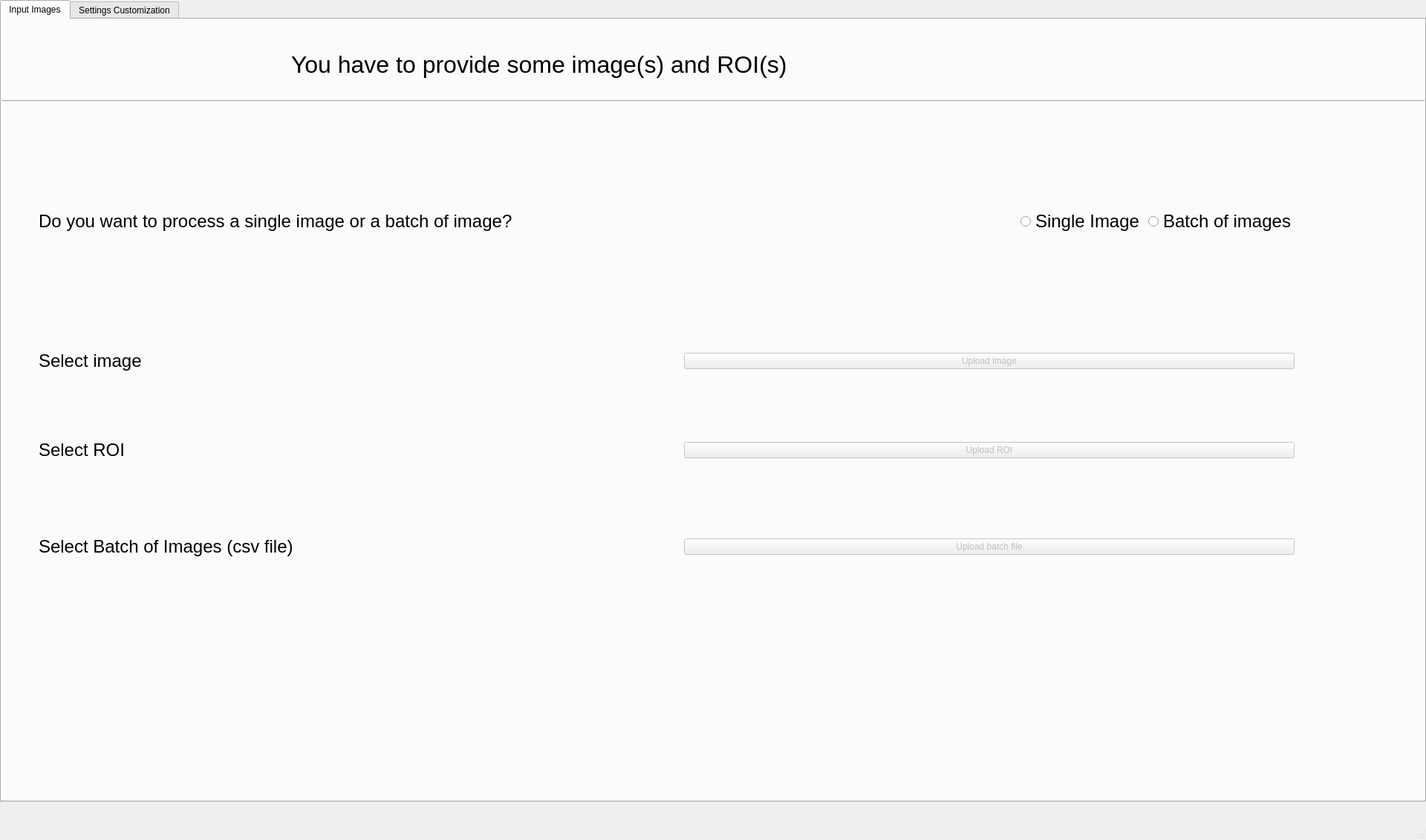
<?xml version="1.0" encoding="UTF-8"?>
<ui version="4.0">
 <class>MainWindow</class>
 <widget class="QMainWindow" name="MainWindow">
  <property name="geometry">
   <rect>
    <x>0</x>
    <y>0</y>
    <width>1920</width>
    <height>1131</height>
   </rect>
  </property>
  <property name="minimumSize">
   <size>
    <width>800</width>
    <height>600</height>
   </size>
  </property>
  <property name="maximumSize">
   <size>
    <width>1920</width>
    <height>1980</height>
   </size>
  </property>
  <property name="windowTitle">
   <string>MainWindow</string>
  </property>
  <property name="autoFillBackground">
   <bool>false</bool>
  </property>
  <widget class="QWidget" name="centralwidget">
   <property name="minimumSize">
    <size>
     <width>800</width>
     <height>600</height>
    </size>
   </property>
   <property name="maximumSize">
    <size>
     <width>1920</width>
     <height>1080</height>
    </size>
   </property>
   <widget class="QTabWidget" name="tabWidget">
    <property name="enabled">
     <bool>true</bool>
    </property>
    <property name="geometry">
     <rect>
      <x>0</x>
      <y>0</y>
      <width>1920</width>
      <height>1080</height>
     </rect>
    </property>
    <property name="minimumSize">
     <size>
      <width>800</width>
      <height>600</height>
     </size>
    </property>
    <property name="maximumSize">
     <size>
      <width>1920</width>
      <height>1080</height>
     </size>
    </property>
    <property name="currentIndex">
     <number>0</number>
    </property>
    <widget class="QWidget" name="tab">
     <property name="enabled">
      <bool>true</bool>
     </property>
     <property name="contextMenuPolicy">
      <enum>Qt::ActionsContextMenu</enum>
     </property>
     <attribute name="title">
      <string>Input Images</string>
     </attribute>
     <widget class="QWidget" name="horizontalLayoutWidget">
      <property name="geometry">
       <rect>
        <x>50</x>
        <y>250</y>
        <width>1691</width>
        <height>44</height>
       </rect>
      </property>
      <layout class="QHBoxLayout" name="horizontalLayout">
       <item>
        <widget class="QLabel" name="label">
         <property name="font">
          <font>
           <pointsize>18</pointsize>
          </font>
         </property>
         <property name="text">
          <string>Do you want to process a single image or a batch of image? </string>
         </property>
        </widget>
       </item>
       <item>
        <spacer name="horizontalSpacer">
         <property name="orientation">
          <enum>Qt::Horizontal</enum>
         </property>
         <property name="sizeHint" stdset="0">
          <size>
           <width>40</width>
           <height>20</height>
          </size>
         </property>
        </spacer>
       </item>
       <item>
        <widget class="QRadioButton" name="single_image_upload_radio">
         <property name="enabled">
          <bool>true</bool>
         </property>
         <property name="font">
          <font>
           <pointsize>18</pointsize>
          </font>
         </property>
         <property name="text">
          <string>Single Image</string>
         </property>
         <property name="checkable">
          <bool>true</bool>
         </property>
         <property name="autoRepeat">
          <bool>false</bool>
         </property>
        </widget>
       </item>
       <item>
        <widget class="QRadioButton" name="batch_images_upload_radio">
         <property name="font">
          <font>
           <pointsize>18</pointsize>
          </font>
         </property>
         <property name="text">
          <string>Batch of images</string>
         </property>
         <property name="checked">
          <bool>false</bool>
         </property>
        </widget>
       </item>
      </layout>
     </widget>
     <widget class="QLabel" name="label_2">
      <property name="geometry">
       <rect>
        <x>390</x>
        <y>20</y>
        <width>961</width>
        <height>81</height>
       </rect>
      </property>
      <property name="font">
       <font>
        <pointsize>24</pointsize>
       </font>
      </property>
      <property name="text">
       <string>You have to provide some image(s) and ROI(s) </string>
      </property>
     </widget>
     <widget class="QWidget" name="horizontalLayoutWidget_2">
      <property name="geometry">
       <rect>
        <x>50</x>
        <y>420</y>
        <width>1691</width>
        <height>80</height>
       </rect>
      </property>
      <layout class="QHBoxLayout" name="horizontalLayout_2">
       <item>
        <widget class="QLabel" name="label_3">
         <property name="minimumSize">
          <size>
           <width>100</width>
           <height>0</height>
          </size>
         </property>
         <property name="font">
          <font>
           <pointsize>18</pointsize>
          </font>
         </property>
         <property name="text">
          <string>Select image </string>
         </property>
        </widget>
       </item>
       <item>
        <spacer name="horizontalSpacer_2">
         <property name="orientation">
          <enum>Qt::Horizontal</enum>
         </property>
         <property name="sizeType">
          <enum>QSizePolicy::Minimum</enum>
         </property>
         <property name="sizeHint" stdset="0">
          <size>
           <width>40</width>
           <height>20</height>
          </size>
         </property>
        </spacer>
       </item>
       <item>
        <widget class="QPushButton" name="upload_image_btn">
         <property name="enabled">
          <bool>false</bool>
         </property>
         <property name="text">
          <string>Upload image</string>
         </property>
        </widget>
       </item>
      </layout>
     </widget>
     <widget class="Line" name="line">
      <property name="geometry">
       <rect>
        <x>-230</x>
        <y>100</y>
        <width>2281</width>
        <height>20</height>
       </rect>
      </property>
      <property name="orientation">
       <enum>Qt::Horizontal</enum>
      </property>
     </widget>
     <widget class="QWidget" name="horizontalLayoutWidget_3">
      <property name="geometry">
       <rect>
        <x>50</x>
        <y>540</y>
        <width>1691</width>
        <height>80</height>
       </rect>
      </property>
      <layout class="QHBoxLayout" name="horizontalLayout_3">
       <item>
        <widget class="QLabel" name="label_4">
         <property name="font">
          <font>
           <pointsize>18</pointsize>
          </font>
         </property>
         <property name="text">
          <string>Select ROI </string>
         </property>
        </widget>
       </item>
       <item>
        <spacer name="horizontalSpacer_3">
         <property name="orientation">
          <enum>Qt::Horizontal</enum>
         </property>
         <property name="sizeType">
          <enum>QSizePolicy::Minimum</enum>
         </property>
         <property name="sizeHint" stdset="0">
          <size>
           <width>40</width>
           <height>20</height>
          </size>
         </property>
        </spacer>
       </item>
       <item>
        <widget class="QPushButton" name="upload_ROI_btn">
         <property name="enabled">
          <bool>false</bool>
         </property>
         <property name="text">
          <string>Upload ROI</string>
         </property>
        </widget>
       </item>
      </layout>
     </widget>
     <widget class="QWidget" name="horizontalLayoutWidget_4">
      <property name="geometry">
       <rect>
        <x>50</x>
        <y>670</y>
        <width>1691</width>
        <height>80</height>
       </rect>
      </property>
      <layout class="QHBoxLayout" name="horizontalLayout_4">
       <item>
        <widget class="QLabel" name="label_5">
         <property name="font">
          <font>
           <pointsize>18</pointsize>
          </font>
         </property>
         <property name="text">
          <string>Select Batch of Images (csv file)</string>
         </property>
        </widget>
       </item>
       <item>
        <spacer name="horizontalSpacer_4">
         <property name="orientation">
          <enum>Qt::Horizontal</enum>
         </property>
         <property name="sizeType">
          <enum>QSizePolicy::Minimum</enum>
         </property>
         <property name="sizeHint" stdset="0">
          <size>
           <width>40</width>
           <height>20</height>
          </size>
         </property>
        </spacer>
       </item>
       <item>
        <widget class="QPushButton" name="upload_csv_btn">
         <property name="enabled">
          <bool>false</bool>
         </property>
         <property name="text">
          <string>Upload batch file</string>
         </property>
         <property name="flat">
          <bool>false</bool>
         </property>
        </widget>
       </item>
      </layout>
     </widget>
    </widget>
    <widget class="QWidget" name="tab_2">
     <attribute name="title">
      <string>Settings Customization</string>
     </attribute>
    </widget>
   </widget>
  </widget>
  <widget class="QMenuBar" name="menubar">
   <property name="geometry">
    <rect>
     <x>0</x>
     <y>0</y>
     <width>1920</width>
     <height>23</height>
    </rect>
   </property>
  </widget>
  <widget class="QStatusBar" name="statusbar"/>
 </widget>
 <resources/>
 <connections>
  <connection>
   <sender>single_image_upload_radio</sender>
   <signal>toggled(bool)</signal>
   <receiver>upload_csv_btn</receiver>
   <slot>setDisabled(bool)</slot>
   <hints>
    <hint type="sourcelabel">
     <x>1349</x>
     <y>327</y>
    </hint>
    <hint type="destinationlabel">
     <x>1462</x>
     <y>765</y>
    </hint>
   </hints>
  </connection>
  <connection>
   <sender>batch_images_upload_radio</sender>
   <signal>toggled(bool)</signal>
   <receiver>upload_image_btn</receiver>
   <slot>setDisabled(bool)</slot>
   <hints>
    <hint type="sourcelabel">
     <x>1605</x>
     <y>327</y>
    </hint>
    <hint type="destinationlabel">
     <x>1462</x>
     <y>515</y>
    </hint>
   </hints>
  </connection>
  <connection>
   <sender>batch_images_upload_radio</sender>
   <signal>toggled(bool)</signal>
   <receiver>upload_ROI_btn</receiver>
   <slot>setDisabled(bool)</slot>
   <hints>
    <hint type="sourcelabel">
     <x>1605</x>
     <y>327</y>
    </hint>
    <hint type="destinationlabel">
     <x>1462</x>
     <y>635</y>
    </hint>
   </hints>
  </connection>
  <connection>
   <sender>single_image_upload_radio</sender>
   <signal>toggled(bool)</signal>
   <receiver>upload_image_btn</receiver>
   <slot>setEnabled(bool)</slot>
   <hints>
    <hint type="sourcelabel">
     <x>1349</x>
     <y>327</y>
    </hint>
    <hint type="destinationlabel">
     <x>1462</x>
     <y>515</y>
    </hint>
   </hints>
  </connection>
  <connection>
   <sender>single_image_upload_radio</sender>
   <signal>toggled(bool)</signal>
   <receiver>upload_ROI_btn</receiver>
   <slot>setEnabled(bool)</slot>
   <hints>
    <hint type="sourcelabel">
     <x>1349</x>
     <y>327</y>
    </hint>
    <hint type="destinationlabel">
     <x>1462</x>
     <y>635</y>
    </hint>
   </hints>
  </connection>
  <connection>
   <sender>batch_images_upload_radio</sender>
   <signal>toggled(bool)</signal>
   <receiver>upload_csv_btn</receiver>
   <slot>setEnabled(bool)</slot>
   <hints>
    <hint type="sourcelabel">
     <x>1605</x>
     <y>327</y>
    </hint>
    <hint type="destinationlabel">
     <x>1462</x>
     <y>765</y>
    </hint>
   </hints>
  </connection>
 </connections>
</ui>
